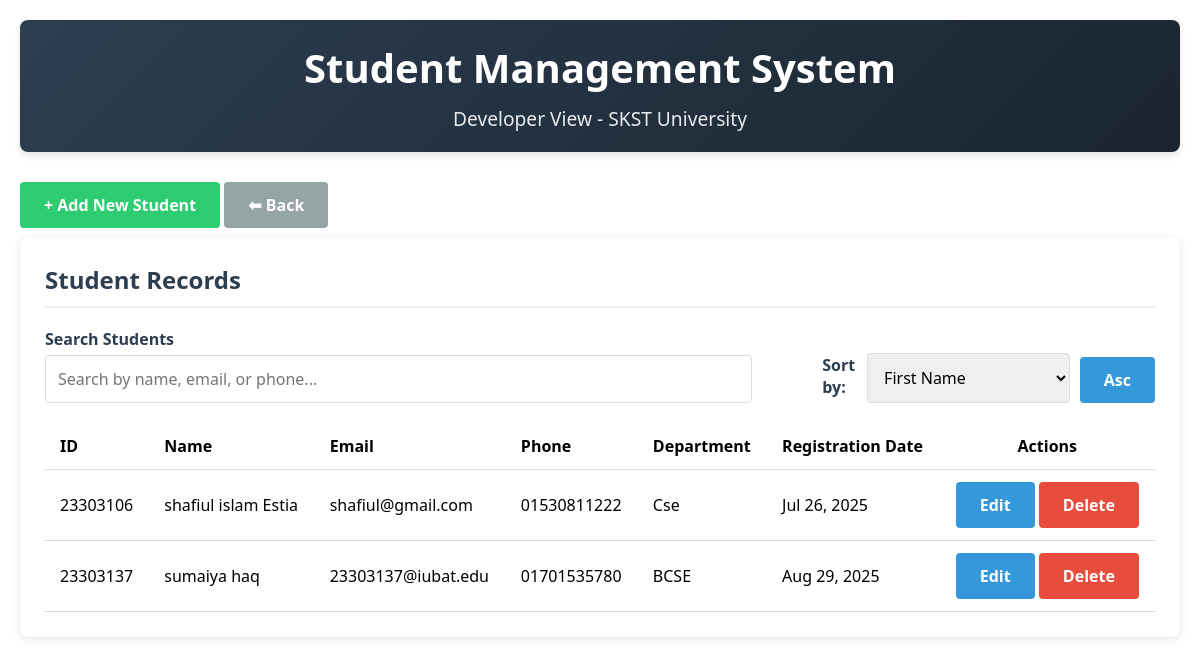
Page /admin/student_dev.php on the earlier database version.
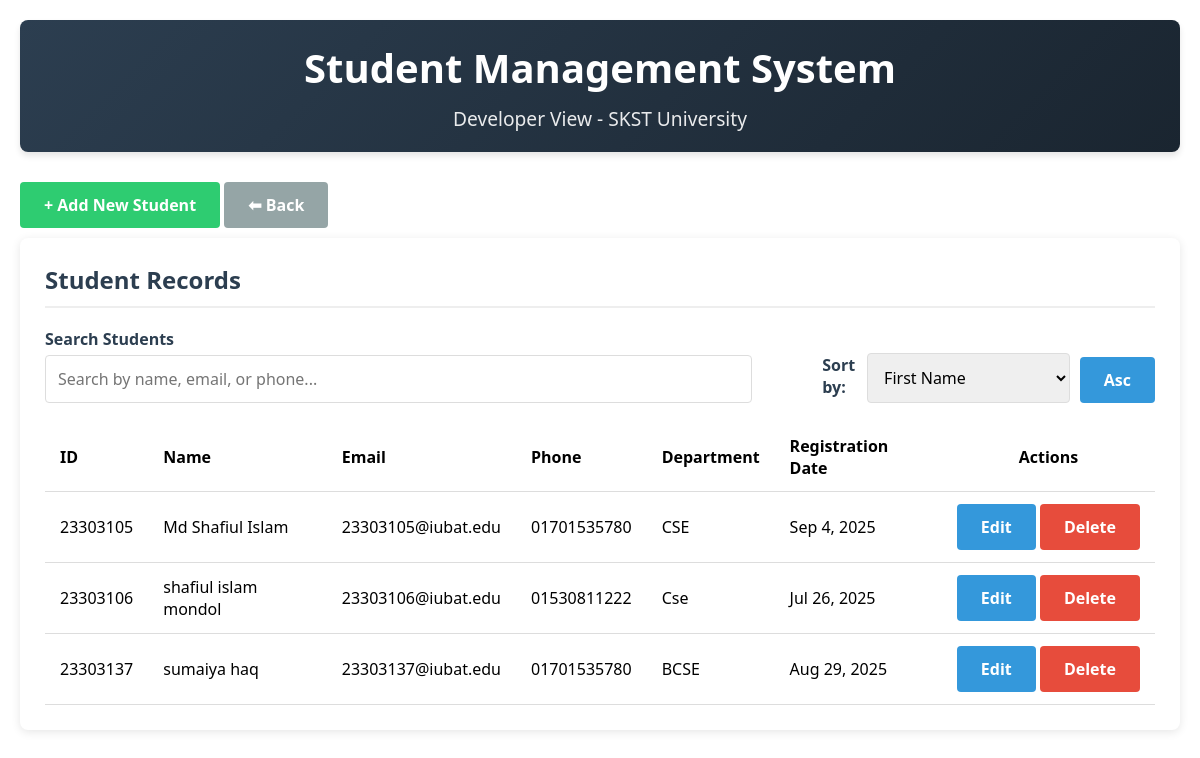
Same page on the later database version.
### tables this page shows
CREATE TABLE `student_registration` (
  `id` int(11) NOT NULL,
  `first_name` varchar(50) DEFAULT NULL,
  `last_name` varchar(50) DEFAULT NULL,
  `father_name` varchar(100) DEFAULT NULL,
  `mother_name` varchar(100) DEFAULT NULL,
  `date_of_birth` date DEFAULT NULL,
  `guardian_phone` varchar(20) DEFAULT NULL,
  `student_phone` varchar(20) DEFAULT NULL,
  `email` varchar(100) DEFAULT NULL,
  `password` varchar(200) NOT NULL,
  `key` int(11) NOT NULL,
  `last_exam` varchar(30) DEFAULT NULL,
  `board` varchar(50) DEFAULT NULL,
  `other_board` varchar(100) DEFAULT NULL,
  `year_of_passing` year(4) DEFAULT NULL,
  `institution_name` varchar(100) DEFAULT NULL,
  `result` varchar(20) DEFAULT NULL,
  `subject_group` varchar(30) DEFAULT NULL,
  `gender` enum('male','female') DEFAULT NULL,
  `blood_group` enum('A+','A-','B+','B-','O+','O-','AB+','AB-') DEFAULT NULL,
  `nationality` varchar(50) DEFAULT NULL,
  `religion` varchar(30) DEFAULT NULL,
  `present_address` text DEFAULT NULL,
  `permanent_address` text DEFAULT NULL,
  `department` varchar(50) DEFAULT NULL,
  `photo_path` varchar(255) DEFAULT NULL,
  `signature_path` varchar(255) DEFAULT NULL,
  `submission_date` timestamp NOT NULL DEFAULT current_timestamp()
);

### admin/student_dev.php (the view, shortened to what this page needs)
<?php
$host = 'localhost';
$dbname = 'skst_university';
$username = 'root';
$password = '';
try {
    $pdo = new PDO("mysql:host=$host;dbname=$dbname;charset=utf8", $username, $password);
    $pdo->setAttribute(PDO::ATTR_ERRMODE, PDO::ERRMODE_EXCEPTION);
} catch(PDOException $e) {
    die("Connection failed: " . $e->getMessage());
}
$search = $_GET['search'] ?? '';
$sort = $_GET['sort'] ?? 'id';
$order = $_GET['order'] ?? 'ASC';
$sql = "SELECT * FROM student_registration
        WHERE first_name LIKE :search OR last_name LIKE :search OR email LIKE :search
        OR father_name LIKE :search OR student_phone LIKE :search
        ORDER BY $sort $order";
$stmt = $pdo->prepare($sql);
$stmt->execute(['search' => "%$search%"]);
$students = $stmt->fetchAll(PDO::FETCH_ASSOC);
?>
<!DOCTYPE html>
<html lang="en">
<head>
</head>
<body>
    <div class="container">
        <header>
            <h1>Student Management System</h1>
            <p class="subtitle">Developer View - SKST University</p>
        </header>
        <button id="toggleFormBtn" class="btn btn-success" style="margin-bottom: 10px;">+ Add New Student</button>
        <button class="btn btn-secondary" onclick="history.back()">⬅ Back</button>
        <div class="card">
            <h2 class="card-title">Student Records</h2>
            <div class="search-sort">
                <div class="search-box">
                    <form method="GET">
                        <label for="search">Search Students</label>
                        <input type="text" id="search" name="search" placeholder="Search by name, email, or phone..." value="<?php echo htmlspecialchars($search); ?>">
                    </form>
                </div>
                <div class="sort-options">
                    <label for="sort">Sort by:</label>
                    <select id="sort" onchange="window.location.href='?search=<?php echo urlencode($search); ?>&sort='+this.value+'&order=<?php echo $order === 'ASC' ? 'DESC' : 'ASC'; ?>'">
                        <option value="first_name" <?php echo $sort === 'first_name' ? 'selected' : ''; ?>>First Name</option>
                    </select>
                    <button class="btn" onclick="window.location.href='?search=<?php echo urlencode($search); ?>&sort=<?php echo $sort; ?>&order=<?php echo $order === 'ASC' ? 'DESC' : 'ASC'; ?>'">
                        <?php echo $order === 'ASC' ? 'Asc' : 'Desc'; ?>
                    </button>
                </div>
            </div>
            <table>
                <thead>
                    <tr>
                        <th>ID</th>
                        <th>Name</th>
                        <th>Email</th>
                        <th>Phone</th>
                        <th>Department</th>
                        <th>Registration Date</th>
                        <th style="text-align:center">Actions</th>
                    </tr>
                </thead>
                <tbody>
                    <?php if (count($students) > 0): ?>
                        <?php foreach ($students as $s): ?>
                            <tr>
                                <td><?php echo $s['id']; ?></td>
                                <td><?php echo htmlspecialchars($s['first_name'] . ' ' . $s['last_name']); ?></td>
                                <td><?php echo htmlspecialchars($s['email']); ?></td>
                                <td><?php echo htmlspecialchars($s['student_phone']); ?></td>
                                <td><?php echo htmlspecialchars($s['department']); ?></td>
                                <td><?php echo date('M j, Y', strtotime($s['submission_date'])); ?></td>
                                <td class="actions-cell">
                                    <form method="POST">
                                        <button type="submit" class="btn">Edit</button>
                                    </form>
                                    <form method="POST" onsubmit="return confirm('Are you sure you want to delete this student record?');">
                                        <button type="submit" class="btn btn-danger">Delete</button>
                                    </form>
                                </td>
                            </tr>
                        <?php endforeach; ?>
                    <?php else: ?>
                        <tr>
                            <td colspan="7" style="text-align: center;">No student records found.</td>
                        </tr>
                    <?php endif; ?>
                </tbody>
            </table>
        </div>
    </div>
</body>
</html>

Differences in the rows shown:
added student_registration: id "23303105", first_name+last_name "Md Shafiul Islam", email "23303105@iubat.edu", student_phone "01701535780", department "CSE", submission_date "Sep 4, 2025"
changed student_registration "Cse": first_name+last_name "shafiul islam Estia" → "shafiul islam mondol"; email "shafiul@gmail.com" → "23303106@iubat.edu"
